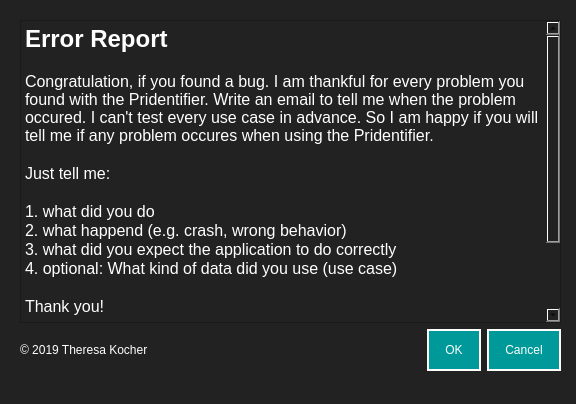
<?xml version="1.0" encoding="UTF-8"?>
<ui version="4.0">
 <class>Dialog</class>
 <widget class="QDialog" name="Dialog">
  <property name="geometry">
   <rect>
    <x>0</x>
    <y>0</y>
    <width>576</width>
    <height>404</height>
   </rect>
  </property>
  <property name="windowTitle">
   <string>Dialog</string>
  </property>
  <property name="styleSheet">
   <string notr="true">background-color: #222222;
</string>
  </property>
  <widget class="QWidget" name="verticalLayoutWidget">
   <property name="geometry">
    <rect>
     <x>20</x>
     <y>20</y>
     <width>541</width>
     <height>351</height>
    </rect>
   </property>
   <layout class="QVBoxLayout" name="verticalLayout_2">
    <item>
     <layout class="QHBoxLayout" name="horizontalLayout_5">
      <item>
       <layout class="QHBoxLayout" name="horizontalLayout_6"/>
      </item>
     </layout>
    </item>
    <item>
     <layout class="QHBoxLayout" name="horizontalLayout_7">
      <item>
       <widget class="QTextBrowser" name="textBrowser_2">
        <property name="styleSheet">
         <string notr="true">color: #fff;
font: 12pt &quot;Helvetica&quot;;
</string>
        </property>
        <property name="html">
         <string>&lt;!DOCTYPE HTML PUBLIC &quot;-//W3C//DTD HTML 4.0//EN&quot; &quot;http://www.w3.org/TR/REC-html40/strict.dtd&quot;&gt;
&lt;html&gt;&lt;head&gt;&lt;meta name=&quot;qrichtext&quot; content=&quot;1&quot; /&gt;&lt;style type=&quot;text/css&quot;&gt;
p, li { white-space: pre-wrap; }
&lt;/style&gt;&lt;/head&gt;&lt;body style=&quot; font-family:'Helvetica'; font-size:12pt; font-weight:400; font-style:normal;&quot;&gt;
&lt;p style=&quot; margin-top:0px; margin-bottom:0px; margin-left:0px; margin-right:0px; -qt-block-indent:0; text-indent:0px;&quot;&gt;&lt;span style=&quot; font-size:18pt; font-weight:600;&quot;&gt;Error Report&lt;/span&gt;&lt;/p&gt;
&lt;p style=&quot;-qt-paragraph-type:empty; margin-top:0px; margin-bottom:0px; margin-left:0px; margin-right:0px; -qt-block-indent:0; text-indent:0px;&quot;&gt;&lt;br /&gt;&lt;/p&gt;
&lt;p style=&quot; margin-top:0px; margin-bottom:0px; margin-left:0px; margin-right:0px; -qt-block-indent:0; text-indent:0px;&quot;&gt;Congratulation, if you found a bug. I am thankful for every problem you found with the Pridentifier. Write an email to tell me when the problem occured. I can't test every use case in advance. So I am happy if you will tell me if any problem occures when using the Pridentifier.&lt;/p&gt;
&lt;p style=&quot;-qt-paragraph-type:empty; margin-top:0px; margin-bottom:0px; margin-left:0px; margin-right:0px; -qt-block-indent:0; text-indent:0px;&quot;&gt;&lt;br /&gt;&lt;/p&gt;
&lt;p style=&quot; margin-top:0px; margin-bottom:0px; margin-left:0px; margin-right:0px; -qt-block-indent:0; text-indent:0px;&quot;&gt;Just tell me:&lt;/p&gt;
&lt;p style=&quot;-qt-paragraph-type:empty; margin-top:0px; margin-bottom:0px; margin-left:0px; margin-right:0px; -qt-block-indent:0; text-indent:0px;&quot;&gt;&lt;br /&gt;&lt;/p&gt;
&lt;p style=&quot; margin-top:0px; margin-bottom:0px; margin-left:0px; margin-right:0px; -qt-block-indent:0; text-indent:0px;&quot;&gt;1. what did you do&lt;/p&gt;
&lt;p style=&quot; margin-top:0px; margin-bottom:0px; margin-left:0px; margin-right:0px; -qt-block-indent:0; text-indent:0px;&quot;&gt;2. what happend (e.g. crash, wrong behavior)&lt;/p&gt;
&lt;p style=&quot; margin-top:0px; margin-bottom:0px; margin-left:0px; margin-right:0px; -qt-block-indent:0; text-indent:0px;&quot;&gt;3. what did you expect the application to do correctly&lt;/p&gt;
&lt;p style=&quot; margin-top:0px; margin-bottom:0px; margin-left:0px; margin-right:0px; -qt-block-indent:0; text-indent:0px;&quot;&gt;4. optional: What kind of data did you use (use case)&lt;/p&gt;
&lt;p style=&quot;-qt-paragraph-type:empty; margin-top:0px; margin-bottom:0px; margin-left:0px; margin-right:0px; -qt-block-indent:0; text-indent:0px;&quot;&gt;&lt;br /&gt;&lt;/p&gt;
&lt;p style=&quot; margin-top:0px; margin-bottom:0px; margin-left:0px; margin-right:0px; -qt-block-indent:0; text-indent:0px;&quot;&gt;Thank you!&lt;/p&gt;
&lt;p style=&quot;-qt-paragraph-type:empty; margin-top:0px; margin-bottom:0px; margin-left:0px; margin-right:0px; -qt-block-indent:0; text-indent:0px;&quot;&gt;&lt;br /&gt;&lt;/p&gt;
&lt;p style=&quot;-qt-paragraph-type:empty; margin-top:0px; margin-bottom:0px; margin-left:0px; margin-right:0px; -qt-block-indent:0; text-indent:0px;&quot;&gt;&lt;br /&gt;&lt;/p&gt;
&lt;p style=&quot; margin-top:0px; margin-bottom:0px; margin-left:0px; margin-right:0px; -qt-block-indent:0; text-indent:0px;&quot;&gt;email to: trouble@korensic.com&lt;/p&gt;
&lt;p style=&quot;-qt-paragraph-type:empty; margin-top:0px; margin-bottom:0px; margin-left:0px; margin-right:0px; -qt-block-indent:0; text-indent:0px;&quot;&gt;&lt;br /&gt;&lt;/p&gt;
&lt;p style=&quot;-qt-paragraph-type:empty; margin-top:0px; margin-bottom:0px; margin-left:0px; margin-right:0px; -qt-block-indent:0; text-indent:0px;&quot;&gt;&lt;br /&gt;&lt;/p&gt;&lt;/body&gt;&lt;/html&gt;</string>
        </property>
       </widget>
      </item>
     </layout>
    </item>
    <item>
     <layout class="QHBoxLayout" name="horizontalLayout_8">
      <item>
       <widget class="QLabel" name="label_2">
        <property name="styleSheet">
         <string notr="true">color: #fff;
font: 12pt &quot;Helvetica&quot;;
</string>
        </property>
        <property name="text">
         <string>© 2019 Theresa Kocher</string>
        </property>
       </widget>
      </item>
      <item>
       <widget class="QDialogButtonBox" name="buttonBox_2">
        <property name="styleSheet">
         <string notr="true">QPushButton {
background-color: #009999;
padding: 12px 16px;
border: 2px solid #fff;
color: #fff;
font: Helvetica;
}
QPushButton:hover {
	background-color: #75bdc3;
}</string>
        </property>
        <property name="orientation">
         <enum>Qt::Horizontal</enum>
        </property>
        <property name="standardButtons">
         <set>QDialogButtonBox::Cancel|QDialogButtonBox::Ok</set>
        </property>
       </widget>
      </item>
     </layout>
    </item>
   </layout>
  </widget>
 </widget>
 <resources/>
 <connections>
  <connection>
   <sender>buttonBox_2</sender>
   <signal>clicked(QAbstractButton*)</signal>
   <receiver>Dialog</receiver>
   <slot>reject()</slot>
   <hints>
    <hint type="sourcelabel">
     <x>425</x>
     <y>349</y>
    </hint>
    <hint type="destinationlabel">
     <x>385</x>
     <y>385</y>
    </hint>
   </hints>
  </connection>
  <connection>
   <sender>buttonBox_2</sender>
   <signal>clicked(QAbstractButton*)</signal>
   <receiver>Dialog</receiver>
   <slot>accept()</slot>
   <hints>
    <hint type="sourcelabel">
     <x>535</x>
     <y>346</y>
    </hint>
    <hint type="destinationlabel">
     <x>540</x>
     <y>373</y>
    </hint>
   </hints>
  </connection>
 </connections>
</ui>
